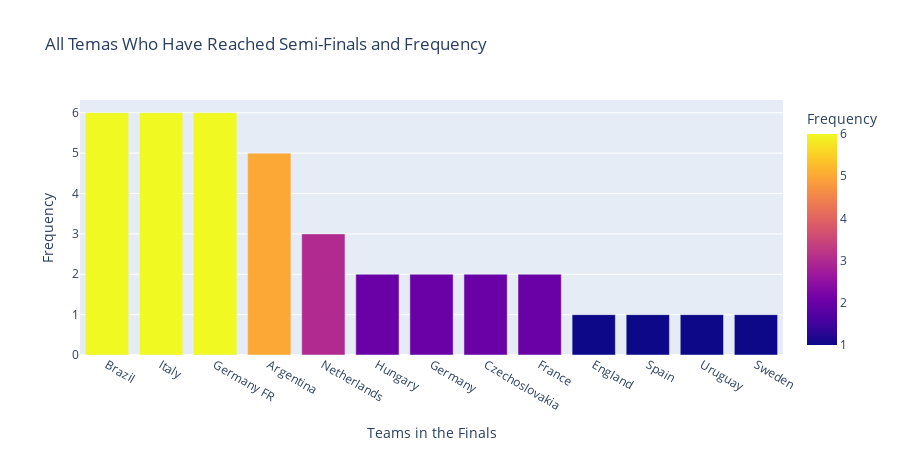

The notebook cell saved with this chart:
### Code cell
#Make a dataframe from counting values in all semi_finals
#See 'Finals' cell above for explanation as the steps are identical. We are avoidin functions for practice
semifinals_teams_ranked = all_semi_finals_df.Teams.value_counts()
semifinals_teams_ranked_df = pd.DataFrame(semifinals_teams_ranked)
semifinals_teams_ranked_df.reset_index(inplace=True)
semifinals_teams_ranked_df.columns = ['Teams' , 'Frequency']
fig = px.bar(finals_teams_ranked_df, x = 'Teams', y = 'Frequency', color='Frequency', height=450,
             labels={'Teams': 'Teams in the Finals'},
            title = "All Temas Who Have Reached Semi-Finals and Frequency")
fig.update_layout(uniformtext_minsize = 8)
fig.show()

### Figure 1 — Plotly figure (JSON) as saved in the notebook; plotly's stock layout.template omitted (floating-point values rounded to 4 significant figures)
{"data": [{"alignmentgroup": "True", "hovertemplate": "Teams in the Finals=%{x}<br>Frequency=%{marker.color}<extra></extra>", "legendgroup": "", "marker": {"color": [6, 6, 6, 5, 3, 2, 2, 2, 2, 1, 1, 1, 1], "coloraxis": "coloraxis"}, "name": "", "offsetgroup": "", "orientation": "v", "showlegend": false, "textposition": "auto", "type": "bar", "x": ["Brazil", "Italy", "Germany FR", "Argentina", "Netherlands", "Hungary", "Germany", "Czechoslovakia", "France", "England", "Spain", "Uruguay", "Sweden"], "xaxis": "x", "y": [6, 6, 6, 5, 3, 2, 2, 2, 2, 1, 1, 1, 1], "yaxis": "y"}], "layout": {"barmode": "relative", "coloraxis": {"colorbar": {"title": {"text": "Frequency"}}, "colorscale": [[0, "#0d0887"], [0.1111, "#46039f"], [0.2222, "#7201a8"], [0.3333, "#9c179e"], [0.4444, "#bd3786"], [0.5556, "#d8576b"], [0.6667, "#ed7953"], [0.7778, "#fb9f3a"], [0.8889, "#fdca26"], [1, "#f0f921"]]}, "height": 450, "legend": {"tracegroupgap": 0}, "title": {"text": "All Temas Who Have Reached Semi-Finals and Frequency"}, "uniformtext": {"minsize": 8}, "xaxis": {"anchor": "y", "domain": [0, 1], "title": {"text": "Teams in the Finals"}}, "yaxis": {"anchor": "x", "domain": [0, 1], "title": {"text": "Frequency"}}}}
